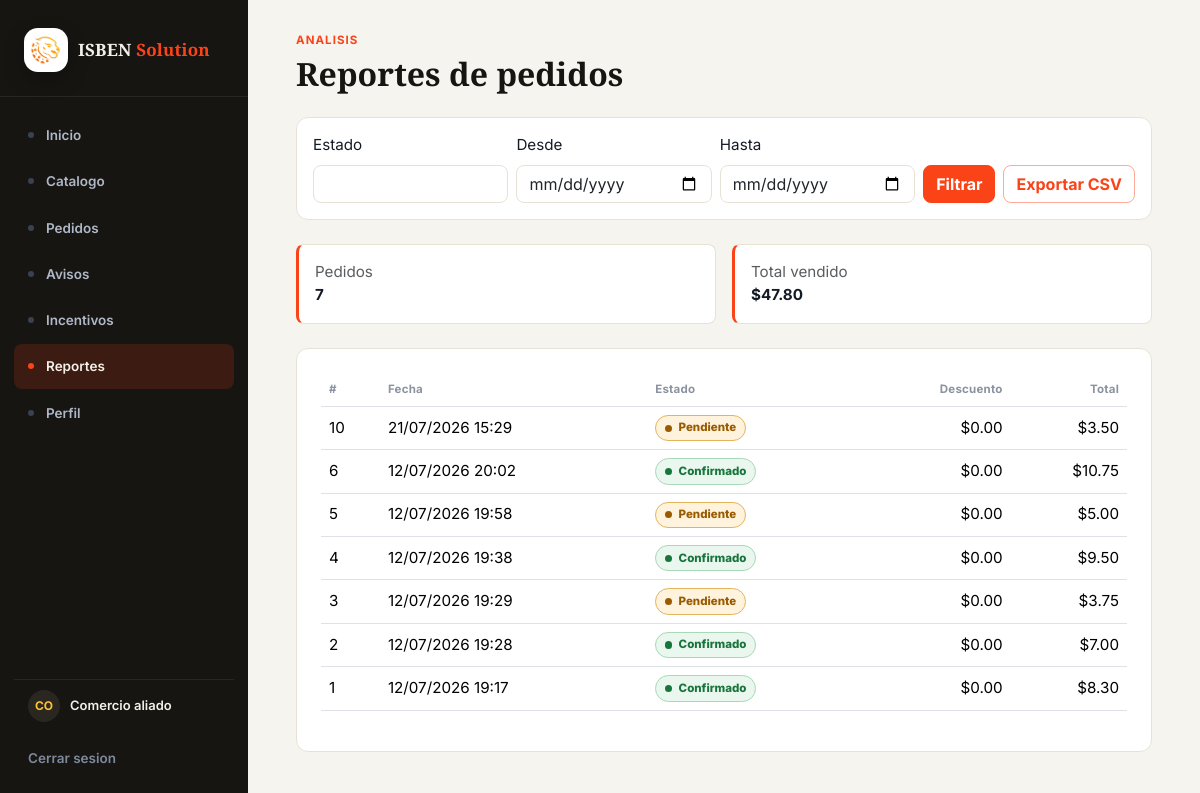
The page /reportes/ (signed in) on the database its author committed.
### plataforma/models.py (models this page shows, shortened)
class Pedido(models.Model):
    fecha = models.DateTimeField()
    estado = models.CharField(max_length=50)
    monto_total = models.FloatField()
    descuento = models.FloatField()
    sincronizado = models.BooleanField(default=False)
    comercio = models.ForeignKey(Comercio, on_delete=models.CASCADE,
    related_name="pedidos")
    usuario = models.ForeignKey(Usuario, on_delete=models.CASCADE,
    related_name="pedidos")

### plataforma/views.py (the view)
# urls.py: path("reportes/", views.reportes, name="reportes"),
@comercio_requerido
def reportes(request):
    form, pedidos = filtrar_pedidos_reporte(request, request.comercio_actual)
    resumen = pedidos.aggregate(total=Sum("monto_total"), cantidad=Count("id"))
    resumen["total"] = resumen["total"] or 0
    resumen["cantidad"] = resumen["cantidad"] or 0
    return render(
        request,
        "plataforma/reportes.html",
        {
            "form": form,
            "pedidos": pedidos,
            "resumen": resumen,
        },
    )

### plataforma/forms.py
class ReporteFiltroForm(forms.Form):
    estado = forms.CharField(max_length=50, required=False, label="Estado")
    fecha_desde = forms.DateField(
        required=False,
        label="Desde",
        widget=forms.DateInput(attrs={"type": "date"}),
    )
    fecha_hasta = forms.DateField(
        required=False,
        label="Hasta",
        widget=forms.DateInput(attrs={"type": "date"}),
    )
    def __init__(self, *args, **kwargs):
        super().__init__(*args, **kwargs)
        for field in self.fields.values():
            field.widget.attrs.setdefault("class", "form-control")

### plataforma/views.py (called while the page is built, shortened)
def obtener_usuario_actual(request):
    usuario_id = request.session.get("usuario_id")
    if not usuario_id:
        return None
    usuario = Usuario.objects.select_related("comercio").filter(id=usuario_id).first()
    if usuario and request.session.get("usuario_rol") != usuario.rol:
        request.session["usuario_rol"] = usuario.rol
        request.session.modified = True
    return usuario

def es_usuario_logistica(usuario):
    return usuario.rol.strip().lower() == "logistica"

def es_usuario_administrador(usuario):
    return usuario.rol.strip().lower() == "administrador"

def comercio_requerido(view_func):
    @wraps(view_func)
    def wrapper(request, *args, **kwargs):
        usuario = obtener_usuario_actual(request)
        if not usuario:
            messages.warning(request, "Inicia sesion para continuar.")
            return redirect("login")
        if es_usuario_logistica(usuario):
            return redirect("pedidos_logistica")
        if es_usuario_administrador(usuario):
            return redirect("dashboard_administracion")
        if not usuario.comercio_id:
            messages.error(request, "El usuario no tiene un comercio asociado.")
            return redirect("logout")
        request.usuario_plataforma = usuario
        request.comercio_actual = usuario.comercio
        return view_func(request, *args, **kwargs)
    return wrapper

def filtrar_pedidos_reporte(request, comercio):
    form = ReporteFiltroForm(request.GET or None)
    pedidos = Pedido.objects.filter(comercio=comercio).order_by("-fecha")
    return form, pedidos

### plataforma/templates/plataforma/reportes.html (shortened to what this page needs)
{% extends 'plataforma/master.html' %}
{% block content %}
<section class="container-lg">
    <p class="brand-eyebrow">Analisis</p>
    <h1 class="brand-title h2 mb-4">Reportes de pedidos</h1>
    <form class="brand-card p-3 mb-4" method="get">
        <div class="row g-2 align-items-end">
            {% for field in form %}
                <div class="col-md">
                    <label class="form-label" for="{{ field.id_for_label }}">{{ field.label }}</label>
                    {{ field }}
                </div>
            {% endfor %}
            <div class="col-md-auto">
                <button class="btn btn-brand w-100" type="submit">Filtrar</button>
            </div>
            <div class="col-md-auto">
                <a class="btn btn-outline-brand w-100" href="{% url 'reportes_csv' %}?{{ request.GET.urlencode }}">Exportar CSV</a>
            </div>
        </div>
    </form>
    <div class="row g-3 mb-4">
        <div class="col-md-6">
            <div class="brand-panel p-3">
                <span class="text-muted d-block">Pedidos</span>
                <strong>{{ resumen.cantidad }}</strong>
            </div>
        </div>
        <div class="col-md-6">
            <div class="brand-panel p-3">
                <span class="text-muted d-block">Total vendido</span>
                <strong>${{ resumen.total|floatformat:2 }}</strong>
            </div>
        </div>
    </div>
    <div class="brand-card p-4">
        <div class="table-responsive">
            <table class="table brand-table align-middle">
                <thead>
                    <tr>
                        <th>#</th>
                        <th>Fecha</th>
                        <th>Estado</th>
                        <th class="text-end">Descuento</th>
                        <th class="text-end">Total</th>
                    </tr>
                </thead>
                <tbody>
                    {% for pedido in pedidos %}
                        <tr>
                            <td>{{ pedido.id }}</td>
                            <td>{{ pedido.fecha|date:"d/m/Y H:i" }}</td>
                            <td>{% include 'plataforma/partials/estado_pedido.html' with estado=pedido.estado %}</td>
                            <td class="text-end">${{ pedido.descuento|floatformat:2 }}</td>
                            <td class="text-end">${{ pedido.monto_total|floatformat:2 }}</td>
                        </tr>
                    {% empty %}
                        <tr><td colspan="5" class="text-center text-muted">No hay datos para los filtros aplicados.</td></tr>
                    {% endfor %}
                </tbody>
            </table>
        </div>
    </div>
</section>
{% endblock %}

### plataforma/templates/plataforma/partials/estado_pedido.html
{% with estado_normalizado=estado|lower %}
<span class="status-badge {% if estado_normalizado == 'confirmado' %}status-badge-confirmed{% elif estado_normalizado == 'pendiente' %}status-badge-pending{% elif estado_normalizado == 'en camino' %}status-badge-transit{% elif estado_normalizado == 'cancelado' %}status-badge-cancelled{% else %}status-badge-neutral{% endif %}">
    <span class="status-badge-dot" aria-hidden="true"></span>
    {{ estado }}
</span>
{% endwith %}

### plataforma/static/plataforma/css/brand.css (style rules this page uses)
:root { --brand-orange: #FB4318; --brand-orange-hover: #DF3913; --brand-orange-active: #C0301A; --brand-yellow: #FFC22F; --brand-dark: #171512; --brand-dark-soft: #2A2620; --brand-ink: #151B26; --brand-muted: #6B7280; --brand-muted-soft: #8B93A0; --brand-border: #E7E2D6; --brand-bg: #F6F4EF; --brand-surface: #ffffff; --brand-surface-alt: #FBFAF7; --brand-orange-rgb: 251, 67, 24; --brand-yellow-rgb: 255, 194, 47; --sidebar-bg: #171512; --sidebar-text: #AEB8C6; --sidebar-text-active: #F3F0E8; --sidebar-border: rgba(255, 255, 255, 0.08); --font-base: 'Inter', Helvetica, Arial, sans-serif; --font-display: 'Source Serif 4', Georgia, 'Times New Roman', serif; }
* { box-sizing: border-box; }
body { min-height: 100vh; margin: 0; background: var(--brand-bg); color: var(--brand-ink); font-family: var(--font-base); font-size: 0.95rem; }
a { color: var(--brand-orange); text-decoration: none; }
.brand-title { margin: 0; color: var(--brand-dark); font-family: var(--font-display); font-weight: 600; letter-spacing: 0; }
.brand-eyebrow { margin-bottom: 0.35rem; color: var(--brand-orange); font-family: var(--font-base); font-size: 0.72rem; font-weight: 700; letter-spacing: 0.09em; text-transform: uppercase; }
.brand-card { border: 1px solid var(--brand-border); border-radius: 12px; background: var(--brand-surface); box-shadow: none; }
.brand-panel { border: 1px solid var(--brand-border); border-left: 3px solid var(--brand-orange); border-radius: 8px; background: var(--brand-surface); }
.btn-brand, .btn-primary { --bs-btn-color: #ffffff; --bs-btn-bg: var(--brand-orange); --bs-btn-border-color: var(--brand-orange); --bs-btn-hover-color: #ffffff; --bs-btn-hover-bg: var(--brand-orange-hover); --bs-btn-hover-border-color: var(--brand-orange-hover); --bs-btn-focus-shadow-rgb: var(--brand-orange-rgb); --bs-btn-active-color: #ffffff; --bs-btn-active-bg: var(--brand-orange-active); --bs-btn-active-border-color: var(--brand-orange-active); --bs-btn-border-radius: 8px; font-weight: 700; }
.btn-outline-brand { --bs-btn-color: var(--brand-orange); --bs-btn-border-color: rgba(var(--brand-orange-rgb), 0.45); --bs-btn-hover-color: #ffffff; --bs-btn-hover-bg: var(--brand-orange); --bs-btn-hover-border-color: var(--brand-orange); --bs-btn-focus-shadow-rgb: var(--brand-orange-rgb); --bs-btn-border-radius: 8px; font-weight: 700; }
.form-control, .form-select { border-color: var(--brand-border); border-radius: 8px; }
.brand-table { --bs-table-striped-bg: rgba(var(--brand-yellow-rgb), 0.07); --bs-table-hover-bg: rgba(var(--brand-orange-rgb), 0.06); font-family: var(--font-base); }
.brand-table th { color: var(--brand-muted-soft); font-size: 0.72rem; font-weight: 700; letter-spacing: 0.02em; text-transform: none; }
.status-badge { display: inline-flex; align-items: center; gap: 0.4rem; min-height: 1.65rem; padding: 0.2rem 0.55rem; border: 1px solid; border-radius: 999px; font-size: 0.72rem; font-weight: 800; line-height: 1; white-space: nowrap; }
.status-badge-dot { width: 0.45rem; height: 0.45rem; border-radius: 50%; background: currentColor; }
.status-badge-confirmed { border-color: #A8D8B8; background: #E9F7EF; color: #18753B; }
.status-badge-pending { border-color: #E4B45C; background: #FFF3DD; color: #9A5B00; }

### rows shown on the page
Pedido: id "10", fecha "21/07/2026 15:29", estado "Pendiente", descuento "0.00", monto_total "3.50"
Pedido: id "6", fecha "12/07/2026 20:02", estado "Confirmado", descuento "0.00", monto_total "10.75"
Pedido: id "5", fecha "12/07/2026 19:58", estado "Pendiente", descuento "0.00", monto_total "5.00"
Pedido: id "4", fecha "12/07/2026 19:38", estado "Confirmado", descuento "0.00", monto_total "9.50"
Pedido: id "3", fecha "12/07/2026 19:29", estado "Pendiente", descuento "0.00", monto_total "3.75"
Pedido: id "2", fecha "12/07/2026 19:28", estado "Confirmado", descuento "0.00", monto_total "7.00"
Pedido: id "1", fecha "12/07/2026 19:17", estado "Confirmado", descuento "0.00", monto_total "8.30"

### other values the page prints
{{ field.label }} "Estado" "Desde" "Hasta"
{{ resumen.cantidad }} "7"
{{ resumen.total|floatformat:2 }} "47.80"
